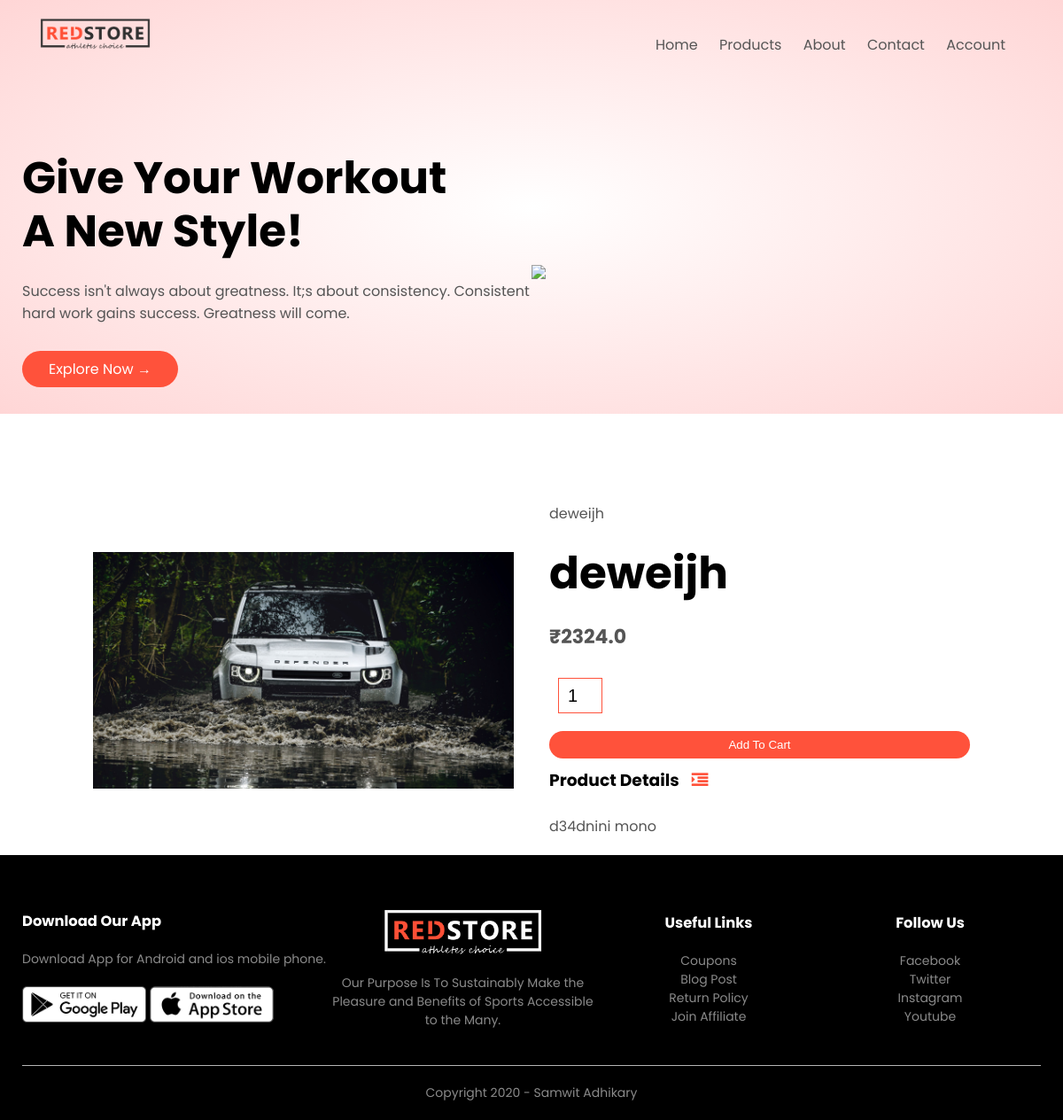
/product_details/6, run on the app's committed database.
### products/models.py (models this page shows, shortened)
class Product(models.Model):
    LIVE=1
    DELETE=0
    DELETE_CHOICES=((LIVE,'Live'),(DELETE,'Delete'))
    title=models.CharField(max_length=200)
    price=models.FloatField()
    description=models.TextField()
    image=models.ImageField(upload_to='media')
    priority=models.IntegerField(default=0)
    delete_status=models.IntegerField(choices=DELETE_CHOICES,default=LIVE)
    created_at=models.DateTimeField(auto_now_add=True)
    updated_at=models.DateTimeField(auto_now=True)

### products/views.py (the view)
# urls.py: path('product_details/<pk>',views.detail_product,name='detail_product')
def detail_product(request,pk):
    product=Product.objects.get(pk=pk)
    context={'product':product}
    return render(request,'product_detail.html',context)

### templates/product_detail.html
{% extends 'blank_layout.html' %}
{% block content %}
   {% include 'product_description.html' %}
{% endblock content %}

### templates/product_description.html (shortened to what this page needs)
{% load static %}
<div class="small-container single-product">
    <div class="row">
        <div class="col-2">
            <img src="{{ product.image.url }}" width="100%" id="ProductImg">
        </div>
        <div class="col-2">
            <p>{{ product.title }}</p>
            <h1>{{ product.title }}</h1>
            <h4>₹{{ product.price }}</h4>
            <form method="post" action="{% url 'add_to_cart' %}" enctype="multipart/form-data">
            <input type="number" value="1" name="quantity">
            <button type="submit" class="btn">Add To Cart</button>
        </form>
            <h3>Product Details <i class="fa fa-indent"></i></h3>
            <br>
            <p> {{ product.description }} </p>
        </div>
    </div>
</div>

### static/css/style.css (style rules this page uses)
* { margin: 0; padding: 0; box-sizing: border-box; }
body { font-family: 'Poppins', sans-serif; }
p { color: #555; }
.row { display: flex; align-items: center; flex-wrap: wrap; justify-content: space-around; }
.col-2 { flex-basis: 50%; min-width: 300px; }
.col-2 img { max-width: 100%; padding: 50px 0; }
.col-2 h1 { font-size: 50px; line-height: 60px; margin: 25px 0; }
.btn { display: inline-block; background: #ff523b; color: white; padding: 8px 30px; margin: 30px 0; border-radius: 30px; transition: background 0.5s; }
.small-container { max-width: 1080px; margin: auto; padding-left: 25px; padding-right: 25px; }
h4 { color: #555; font-weight: normal; }
.single-product { margin-top: 80px; }
.single-product .col-2 img { padding: 0; }
.single-product .col-2 { padding: 20px; }
.single-product h4 { margin: 20px 0; font-size: 22px; font-weight: bold; }
.single-product input { width: 50px; height: 40px; padding-left: 10px; font-size: 20px; margin-left: 10px; border: 1px solid #ff523b; margin-right: 10px; }
.single-product .fa { color: #ff523b; margin-left: 10px; }
form input { width: 100%; height: 30px; margin: 10px 0; padding: 0 10px; border: 1px solid #ccc; }
form .btn { width: 100%; border: none; cursor: pointer; margin: 10px 0; }

### data on the page
Product: image (picture), title "deweijh", price "2324.0", description "d34dnini mono"
